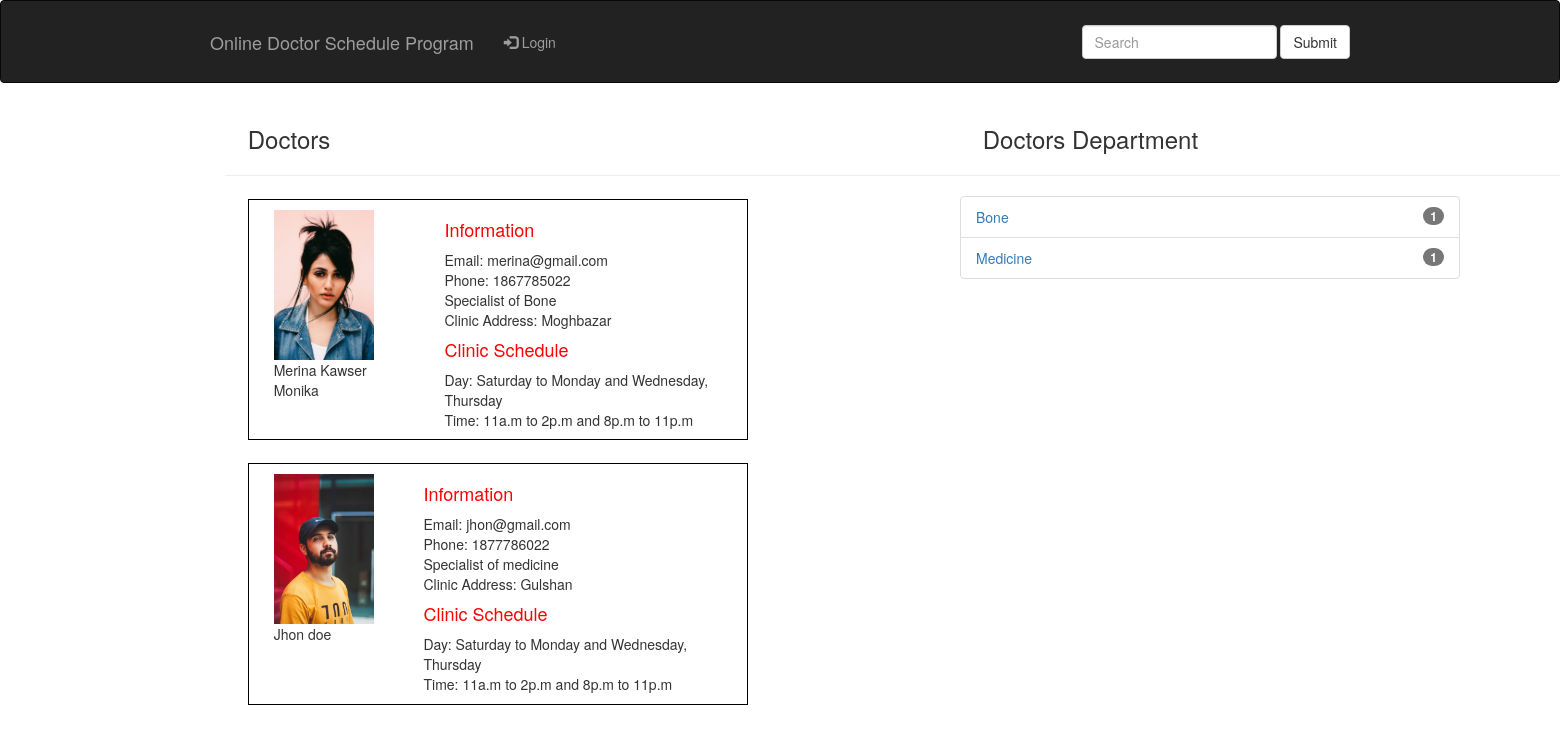
The page / on the database its author committed.
### tables this page shows
CREATE TABLE `doctor` (
  `id` int(11) NOT NULL,
  `name` varchar(64) NOT NULL,
  `email` varchar(64) NOT NULL,
  `phone` int(16) NOT NULL,
  `gender` varchar(64) NOT NULL,
  `specialist` varchar(64) NOT NULL,
  `clinic_address` varchar(64) NOT NULL,
  `bmdc` int(20) NOT NULL,
  `file` varchar(64) NOT NULL,
  `password` varchar(64) NOT NULL,
  `status` varchar(64) NOT NULL,
  `s_day` varchar(64) NOT NULL,
  `s_time` varchar(64) NOT NULL
);

### doctors.php (the view)
<?php
    include("header.php");
    include("connection.php");
?>
<body>
    <div class="container">
    <h3 style="margin: 2%;">Doctors</h3>
              <hr>
        <?php
             $sql = "SELECT* FROM `doctor` WHERE  `status`='Accepted'";
             $query = mysqli_query($con, $sql);
             $row = mysqli_num_rows($query);
             if($row>0){
                 while($data=mysqli_fetch_assoc($query)){
                    ?>
                    <div style="display: flex; border: 1px solid black; width: 500px; margin: 2%">
                        <div style="margin: 2% 5%;">
                            <img src="Doctor/profile/<?php echo $data['file'];?>" alt="profile" style="width:100px; height:auto;">
                            <div><?php echo $data['name'];?></div>
                        </div>
                        <div style="margin: 2% 5%;">
                            <h4 style='color:red;'>Information</h4>
                            <?php
                                echo "Email: ".$data['email'] . "<br>" .
                                "Phone: ".$data['phone'] . "<br>" .
                                "Specialist of " . $data['specialist'] . "<br>".
                                "Clinic Address: " . $data['clinic_address'];
                                echo "<br>" . "<h4 style='color:red;'>Clinic Schedule</h4>" ;
                                echo "Day: " . $data['s_day'] . "<br>" .
                                "Time: " . $data['s_time'];
                            ?>
                        </div>
                    </div>
                    <?php
                 }
             }
        ?>
    </div>
</body>
</html>

### header.php (shortened to what this page needs)
<!DOCTYPE html>
<html lang="en">
<head>
    <link rel="stylesheet" href="style.css">
    <link rel="stylesheet" href="https://maxcdn.bootstrapcdn.com/bootstrap/3.4.1/css/bootstrap.min.css">
</head>

### index.php
<?php include("header.php");?>
<body>
    <nav class="navbar navbar-inverse">
      <div class="container">
        <div class="navbar-header">
          <a class="navbar-brand" href="#">Online Doctor Schedule Program</a>
        </div>
        <ul class="nav navbar-nav">
          <li><a href="login.php"><span class="glyphicon glyphicon-log-in"></span> Login</a></li>
        </ul>
                  <form class="navbar-form navbar-right" action="search.php" method="get">
          <div class="form-group">
            <input type="text" name="search" class="form-control" placeholder="Search">
          </div>
          <button type="submit" name="searching" class="btn btn-default">Submit</button>
        </form>
      </div>
    </nav>
    <main class="container">
        <div class="row">
            <div class="col-md-6">
            <?php include('doctors.php');?>
            </div>
            <div class="row col-md-2"></div>
            <div class="row col-md-4">
                <?php include("department.php");?>
            </div>
        </div>
    </main>
</body>
</html>

### department.php (shortened to what this page needs)
<?php
    include("header.php");
    include("connection.php");
?>
<body>
    <?php
         $sql = "SELECT* FROM `doctor` WHERE  `status`='Accepted' and `specialist`='bone' ";
         $query = mysqli_query($con, $sql);
         $row = mysqli_num_rows($query);
                ?>
               <?php
        $sql_medicine = "SELECT* FROM `doctor` WHERE  `status`='Accepted' and `specialist`='medicine' ";
             $query_medicine = mysqli_query($con, $sql_medicine);
             $row_medicine = mysqli_num_rows($query_medicine);
                    ?>
    <div class="container">
    <h3 style="margin: 2%;">Doctors Department</h3>
              <hr>
        <ul class="list-group" style="width: 500px;">
            <li class="list-group-item"><a href="department/bone.php">Bone</a><span class="badge"><?php echo $row;?></span></li>
            <li class="list-group-item"><a href="department/medicine.php">Medicine</a><span class="badge"><?php echo $row_medicine;?></span></li>
        </ul>
    </div>
</body>
</html>

### style.css (style rules this page uses)
nav { padding: 1%; }

### rows shown on the page
doctor: file (picture), name "Merina Kawser Monika", email "merina@gmail.com", phone "1867785022", specialist "Bone", clinic_address "Moghbazar", s_day "Saturday to Monday and Wednesday, Thursday", s_time "11a.m to 2p.m and 8p.m to 11p.m"
doctor: file (picture), name "Jhon doe", email "jhon@gmail.com", phone "1877786022", specialist "medicine", clinic_address "Gulshan", s_day "Saturday to Monday and Wednesday, Thursday", s_time "11a.m to 2p.m and 8p.m to 11p.m"

### other values the page prints
$row "1"
$row_medicine "1"
